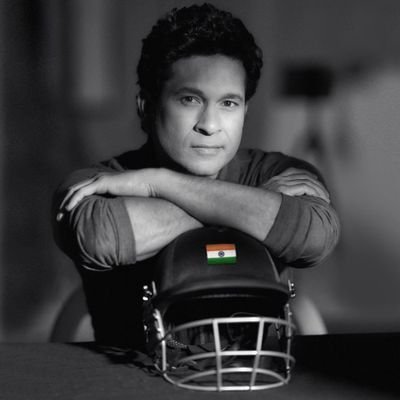
#> input picture data-science/machine-learning/opencv/images/photo/sachin-2.jpg, 400 x 400 px
$ python faceDetection.py
#> lines starting #> are read from the running program, lines starting #| are printed output that depends on the picture; after the words box and inside, x2 and y2 are one past the last pixel; in counts of white or black regions, pixels touching at a corner belong together
import cv2

# path to xml which contains the face features
face_cascade = cv2.CascadeClassifier(cv2.data.haarcascades + 'haarcascade_frontalface_default.xml')

img = cv2.imread('images/photo/sachin-2.jpg', 1)
#> img is the input picture: shape (400, 400, 3); mean B, G, R 61.6, 60.1, 60.1
# print(img.shape)

# convert gray images
gray_img = cv2.cvtColor(img, cv2.COLOR_BGR2GRAY)

# search the co-ordinates of the image
faces = face_cascade.detectMultiScale(gray_img, scaleFactor=1.05, minNeighbors=5)
#> faces = [[162, 65, 97, 97]]
# scalefactor dsecrease the size image upto 5% untill the face is found, smaller this vallue greater accuracy

for x, y, w, h in faces:
    # last argument of rectangle method is width size
    # first argument is image object
    img = cv2.rectangle(img, (x, y), (x+w, y+h), (0, 255, 0), 2)
#> this loop made 1 pass
#> pass 1, `img = cv2.rectangle(img, (x, y), (x+w, y+h), (0, 255, 0), 2)`:
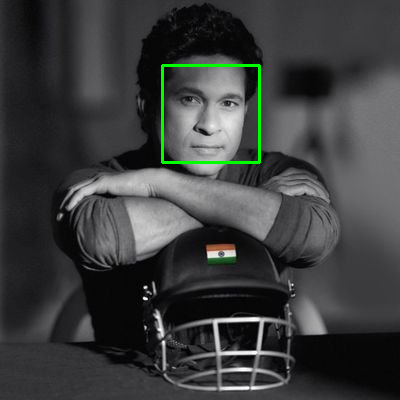
#> img: shape (400, 400, 3); 0.73% of pixels changed, all inside (x1, y1, x2, y2) = (161, 64, 261, 164)


cv2.imshow("Beatest", img)
cv2.waitKey(0)
cv2.destroyAllWindows()

$ run again, with data-science/machine-learning/opencv/images/photo/sachin-3.jpg copied over data-science/machine-learning/opencv/images/photo/sachin-2.jpg
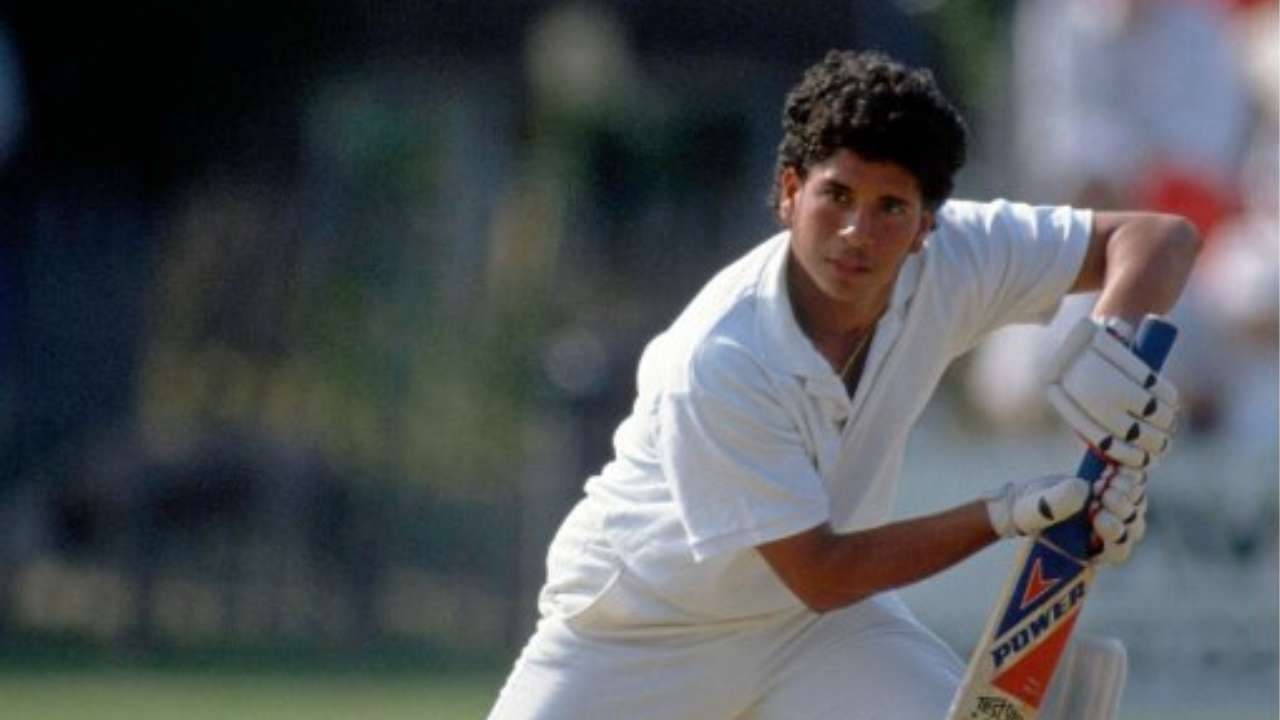
#> input picture data-science/machine-learning/opencv/images/photo/sachin-3.jpg, 1280 x 720 px
#> img is the input picture: shape (720, 1280, 3); mean B, G, R 87.9, 84.5, 81.1
#> `gray_img = cv2.cvtColor(img, cv2.COLOR_BGR2GRAY)`:
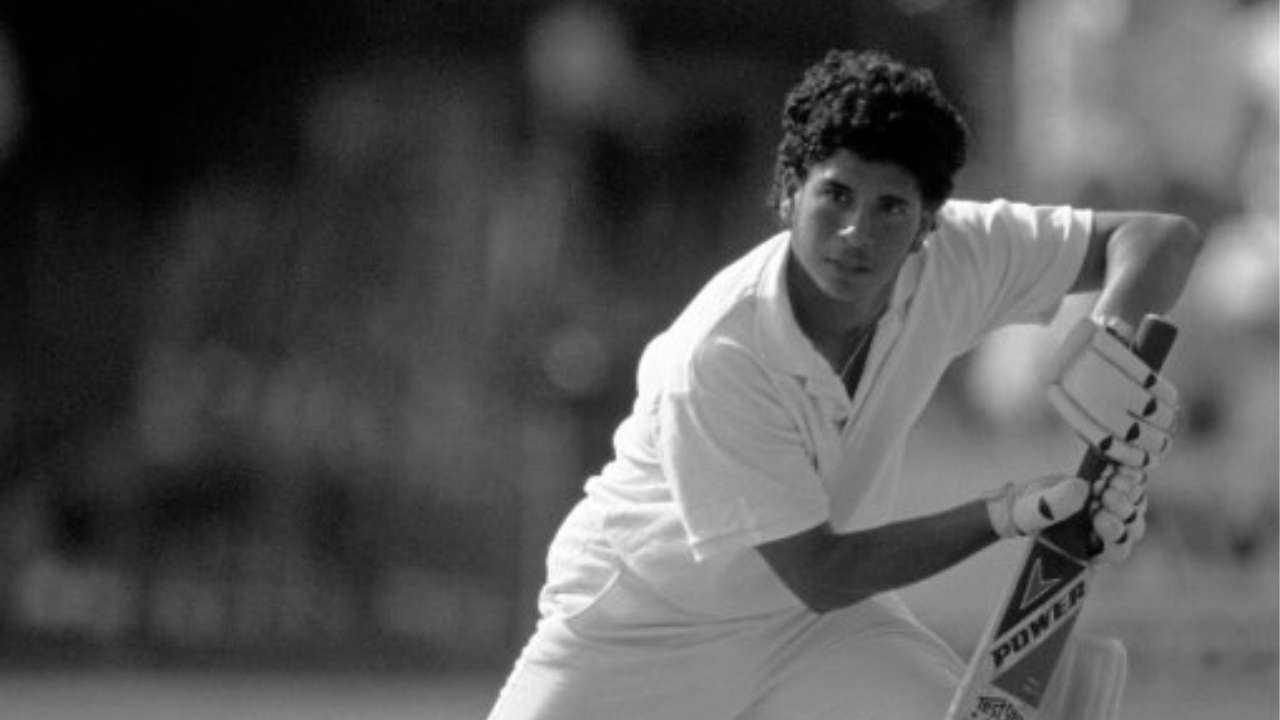
#> gray_img: shape (720, 1280); min 0, max 255, mean 83.9
#> faces = [[1086, 489, 70, 70]]
#> the loop `for x, y, w, h in faces:` made 1 pass
#> pass 1, `img = cv2.rectangle(img, (x, y), (x+w, y+h), (0, 255, 0), 2)`:
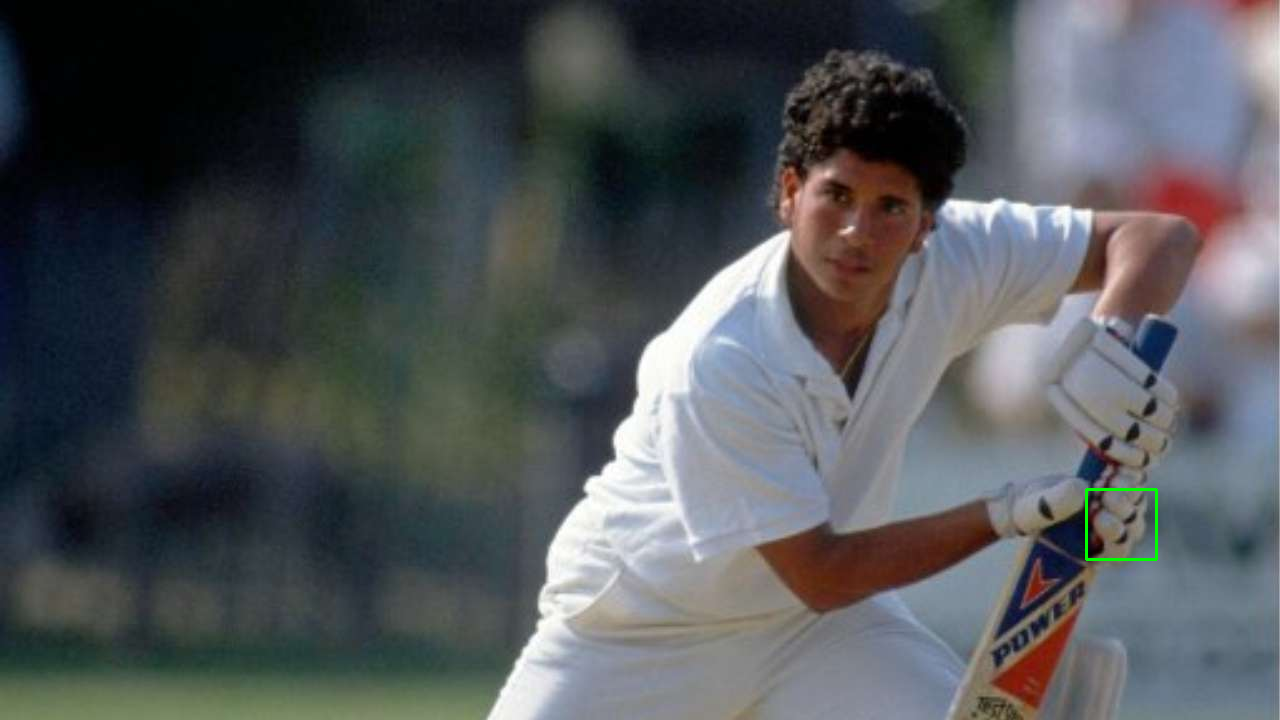
#> img: shape (720, 1280, 3); 0.09% of pixels changed, all inside (x1, y1, x2, y2) = (1085, 488, 1158, 561)
